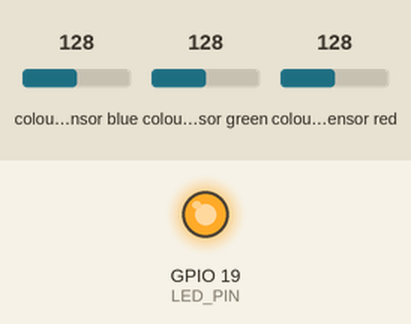
A sketch run on a simulated ESP32. Parts: output pins drawn as LEDs (lit = HIGH). Wiring (inferred from the names in the program): TCS3200 colour sensor: output GPIO 15; S2 GPIO 2; S3 GPIO 4; S0 GPIO 5; S1 GPIO 18. The inputs (shaded band) are chosen by the test bench; at power-on: colour sensor blue 128, colour sensor green 128, colour sensor red 128. WiFi joins after 1.5 s; servers stay silent unless stated; no MQTT or app messages arrive unless stated; pins used as bus, display or sensor lines are not drawn; what the sketch prints to the serial monitor is not drawn.

Above: at 2.0 s.
At 5.5 s:
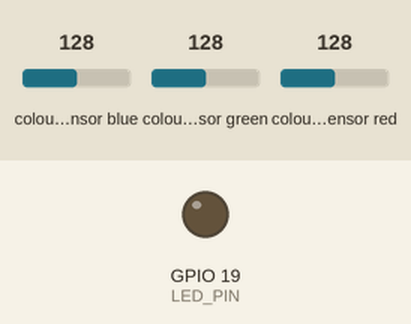
Timing chart, 0 to 10.6 s (numbered marks = the images above):
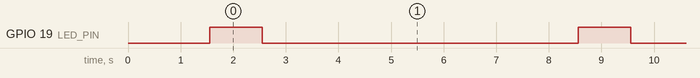

Measured:
- by itself, GPIO 19 (LED_PIN): alternates HIGH for 1.0 s and LOW for 6.0 s

The sketch:

kode_arduino.ino
```cpp
#include <WiFi.h>
  #include <PubSubClient.h>

  // Pin untuk sensor warna
  #define S0 5
  #define S1 18
  #define S2 2
  #define S3 4
  #define OUT 15

  // Pin untuk LED
  #define LED_PIN 19

  // Variabel untuk menyimpan nilai RGB
  int red = 0, green = 0, blue = 0;

  // WiFi credentials
  const char* ssid = "Sandinya 87654321";  // Ganti dengan SSID WiFi Anda
  const char* password = "87654321";       // Ganti dengan password WiFi Anda

  // MQTT broker settings
  const char* mqtt_server = "mqtt.my.id";  // Ganti dengan alamat broker MQTT Anda
  const int mqtt_port = 1883;              // Port MQTT (1883 untuk non-SSL)
  const char* mqtt_topic = "kotakamalpintar";  // Topik untuk mengirim data

  WiFiClient espClient;
  PubSubClient client(espClient);

  void setup() {
    // Inisialisasi serial monitor
    Serial.begin(115200);

    // Konfigurasi pin sensor
    pinMode(S0, OUTPUT);
    pinMode(S1, OUTPUT);
    pinMode(S2, OUTPUT);
    pinMode(S3, OUTPUT);
    pinMode(OUT, INPUT);

    // Konfigurasi pin LED
    pinMode(LED_PIN, OUTPUT);
    digitalWrite(LED_PIN, LOW); // Matikan LED saat mulai

    // Set frequency scaling ke 20%
    digitalWrite(S0, HIGH);
    digitalWrite(S1, LOW);

    // Koneksi ke WiFi
    connectWiFi();

    // Konfigurasi MQTT client
    client.setServer(mqtt_server, mqtt_port);
  }

  void loop() {
    // Pastikan koneksi MQTT tetap aktif
    if (!client.connected()) {
      reconnectMQTT();
    }
    client.loop();

    // Baca komponen warna
    digitalWrite(S2, LOW);
    digitalWrite(S3, LOW);
    red = pulseIn(OUT, LOW);

    digitalWrite(S2, HIGH);
    digitalWrite(S3, HIGH);
    green = pulseIn(OUT, LOW);

    digitalWrite(S2, LOW);
    digitalWrite(S3, HIGH);
    blue = pulseIn(OUT, LOW);

    // Print RGB values untuk debugging
    Serial.print("Red: ");
    Serial.print(red);
    Serial.print(" Green: ");
    Serial.print(green);
    Serial.print(" Blue: ");
    Serial.println(blue);

    // Deteksi warna dan kirim data ke MQTT
    String color = detectColor();
    int nominal = uang();
    if (nominal != 0) {
      String message = String(nominal);
      if (client.publish(mqtt_topic, message.c_str())) {
        Serial.println("Message sent to MQTT: " + message);
      } else {
        Serial.println("Failed to send message to MQTT");
      }

      Serial.println("Detected: " + color);

      // Nyalakan LED
      digitalWrite(LED_PIN, HIGH);
      delay(1000); // LED menyala selama 1 detik
      digitalWrite(LED_PIN, LOW);
    }

    delay(6000);  // Delay untuk membaca data sensor setiap detik
  }

  // Fungsi untuk koneksi WiFi
  void connectWiFi() {
    Serial.print("Connecting to WiFi...");
    WiFi.begin(ssid, password);
    while (WiFi.status() != WL_CONNECTED) {
      delay(500);
      Serial.print(".");
    }
    Serial.println("\nWiFi connected");
  }

  // Fungsi untuk koneksi ulang MQTT
  void reconnectMQTT() {
    while (!client.connected()) {
      Serial.print("Connecting to MQTT...");
      if (client.connect("ESP32Client")) {
        Serial.println("connected");
      } else {
        Serial.print("failed, rc=");
        Serial.print(client.state());
        Serial.println(" try again in 5 seconds");
        delay(5000);
      }
    }
  }

  // Fungsi untuk mendeteksi warna berdasarkan nilai RGB
  int uang() {
    if (blue > red && blue > green && blue > 200) {
      return 100000;
    } else if (red > blue && green > blue && red > 200 && green > 150) {
      return 50000;
    } else if (green > red && green > blue && green > 200) {
      return 5000;
    } else if (blue > green && red > blue && green > 200) {
      return 10000;
    } else if (red < 50 && green < 50 && blue < 50) {
      return 20000;
    } else if (red > 100 && green > 100 && blue > 100) {
      return 2000;
    } else {
      return 0;  // Tidak ada warna yang dikenali
    }
  }
  // Fungsi untuk mendeteksi warna berdasarkan nilai RGB
  String detectColor() {
    if (blue > red && blue > green && blue > 200) {
      return "Uang yang masuk 100,000";
    } else if (red > blue && green > blue && red > 200 && green > 150) {
      return "Uang yang masuk 50,000";
    } else if (green > red && green > blue && green > 200) {
      return "Uang yang masuk 5,000";
    } else if (blue > green && red > blue && green > 200) {
      return "Uang yang masuk 10,000";
    } else if (red < 50 && green < 50 && blue < 50) {
      return "Uang yang masuk 20,000";
    } else if (red > 100 && green > 100 && blue > 100) {
      return "Uang yang masuk 2,000";
    } else {
      return "";  // Tidak ada warna yang dikenali
    }
  }
```
